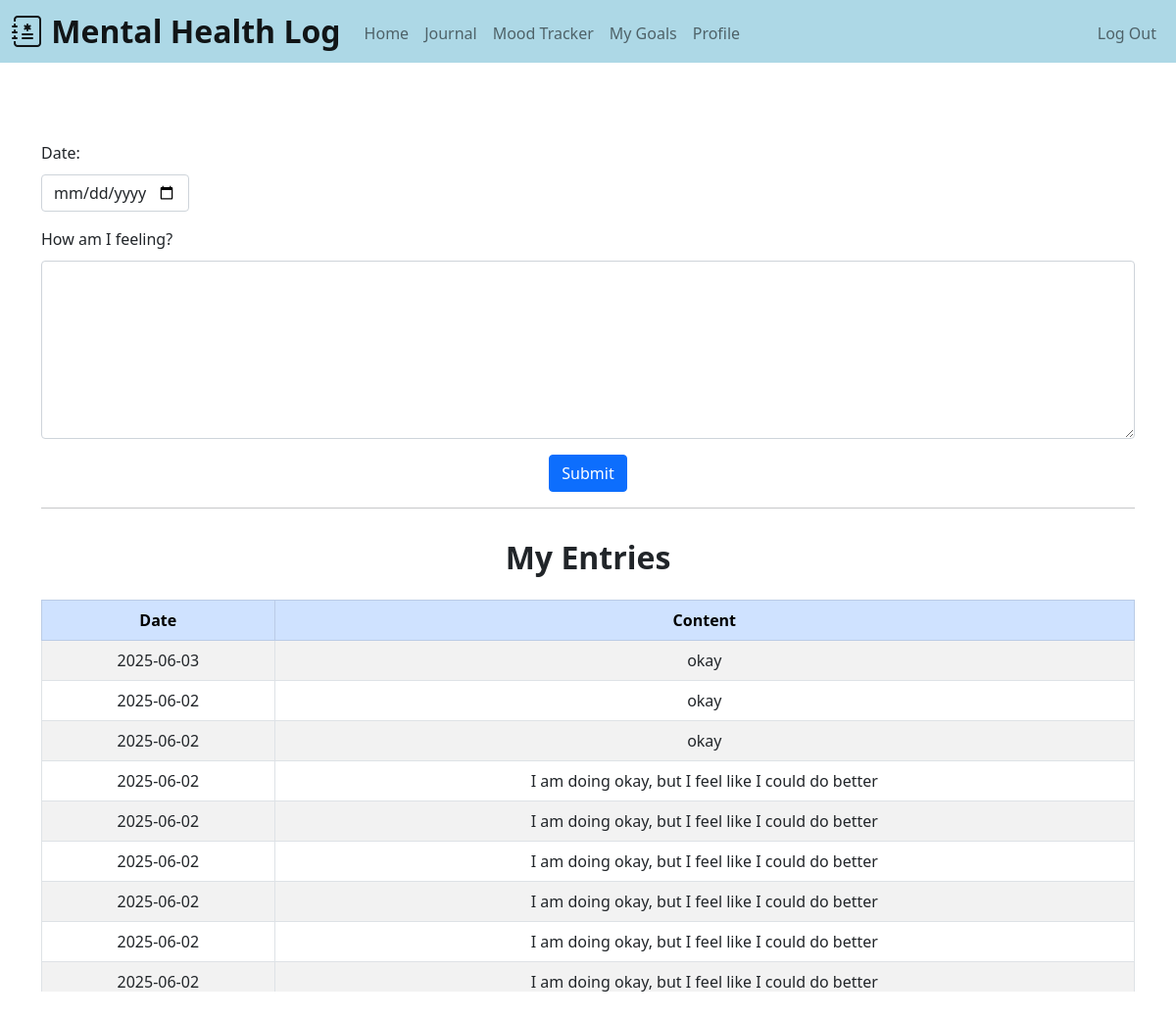
The app's page /entry (signed in), older data.
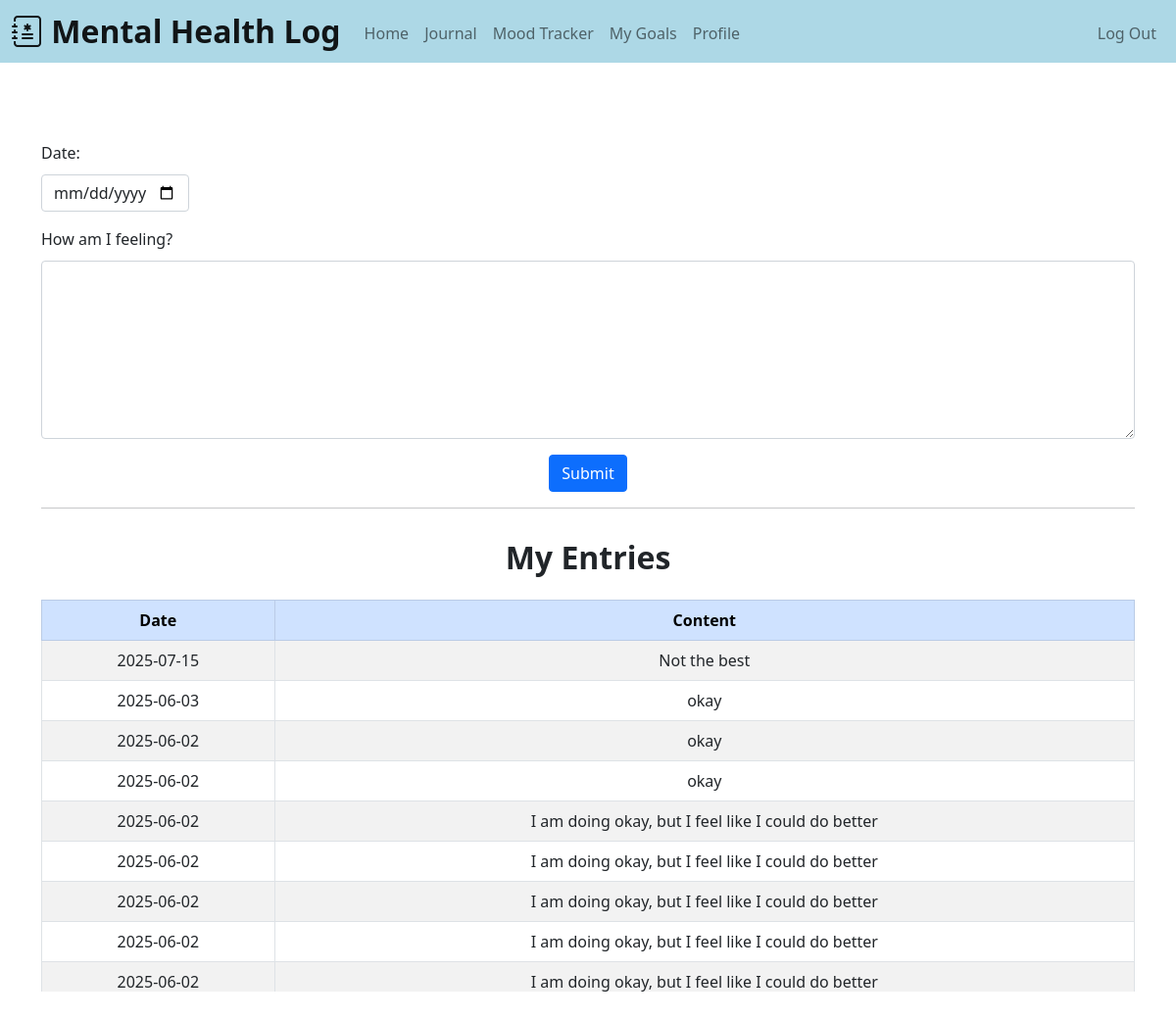
The same page, newer data.
### tables this page shows
CREATE TABLE entries (
            id INTEGER PRIMARY KEY AUTOINCREMENT NOT NULL,
            user_id INTEGER NOT NULL,
            date DATE NOT NULL,
            content TEXT NOT NULL,
            FOREIGN KEY (user_id) REFERENCES users(id));

### app.py (the view, shortened to what this page needs)
@app.route("/entry", methods=["GET", "POST"])
@login_required
def journal_log():
    conn = db_connection()
    cur = conn.cursor()
    cur.execute("SELECT date, content FROM entries WHERE user_id = ? ORDER BY date DESC", (session["user_id"],))
    entries = cur.fetchall()
    conn.close()
    today = date.today()
    return render_template("journal.html", today=today, entries=entries)

### helper.py (called while the page is built)
def db_connection():
    conn = sqlite3.connect('mental_health.db')
    conn.row_factory = sqlite3.Row
    return conn

def login_required(f):
    @wraps(f)
    def decorated_function(*args, **kwargs):
        if session.get("user_id") is None:
            return redirect("/login")
        return f(*args, **kwargs)
    return decorated_function

### templates/journal.html (shortened to what this page needs)
{% extends "layout.html" %}
{% block main %}
    <form action="/entry" method="post">
        <div style="text-align: left; padding-bottom: 10px;">Date:</div>
        <div class="mb-3">
            <input autocomplete="off" class="form-control w-auto" name="date" type="date" min="{{ birthdate }}" max="{{ today }}">
        </div>
        <div style="text-align: left; padding-bottom: 10px;">How am I feeling?</div>
        <div class="mb-3">
            <textarea autocomplete="off" class="form-control mb-3" name="content" rows="7"></textarea>
        </div>
        <div class="mb-3">
            <button class="btn btn-primary" type="submit">Submit</button>
        </div>
    </form>
    <hr>
    <h2 style="padding-top: 15px; padding-bottom: 15px;"><b>My Entries</b></h2>
    <div style="max-height: 400px; overflow-y: auto;">
        <table class="table table-striped table-bordered">
            <thead class="table-primary text-center">
                <tr>
                    <th>Date</th>
                    <th>Content</th>
                </tr>
            </thead>
            <tbody>
                {% for entry in entries %}
                    <tr>
                        <td>{{ entry["date"] }}</td>
                        <td>{{ entry["content"] }}</td>
                    </tr>
                {% endfor %}
            </tbody>
        </table>
    </div>
{% endblock %}

Row changes from the older to the newer data that the page shows:
no longer on this page (row unchanged): entries: date "2025-06-02", content "I am doing okay, but I feel like I could do better"
added entries: date "2025-07-15", content "Not the best"
